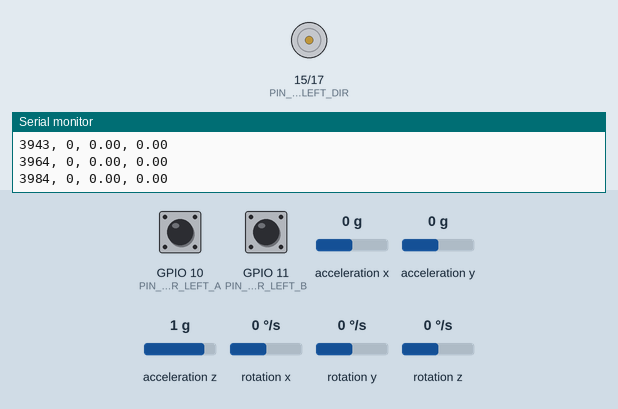
Recording of a program running on a simulated ESP32-S3. On the bench: direction and speed pins drawn as motors (green arrow = direction pin HIGH = forward, orange = LOW = backward, longer = more drive), the last lines printed to the serial monitor. The inputs (shaded band) are chosen by the test bench; at power-on: acceleration x 0 g, acceleration y 0 g, acceleration z 1 g, rotation x 0 °/s, GPIO 10 (PIN_ENCODER_LEFT_A) HIGH, GPIO 11 (PIN_ENCODER_LEFT_B) HIGH, rotation y 0 °/s, rotation z 0 °/s.

Above: at 4.0 s.
4.1 s: acceleration x set to -1.4 g
At 5.53 s:
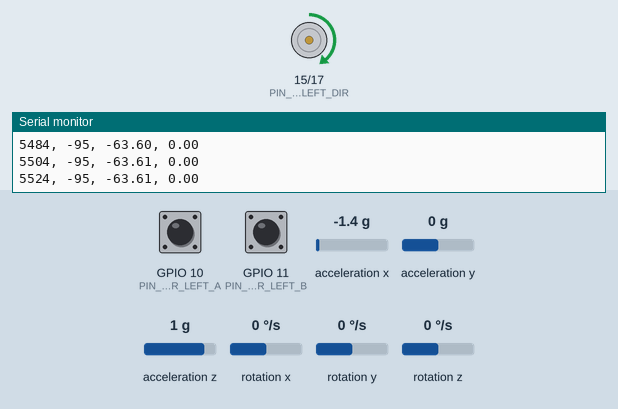
7.1 s: acceleration x set to 0.8 g
At 8.53 s:
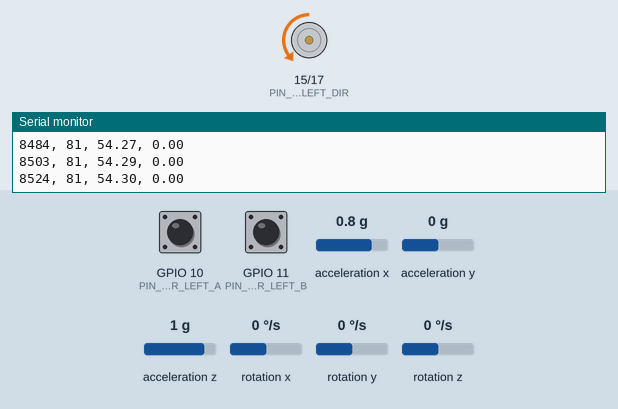
10.1 s: acceleration y set to -1.4 g
13.1 s: acceleration z set to -1.4 g
At 14.1 s:
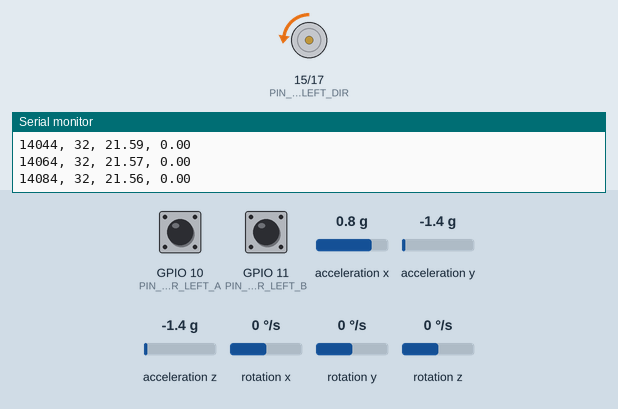
15.2 s: rotation x set to -100 °/s
Timing chart, 0 to 24.5 s (numbered marks = the images above; inputs shaded):
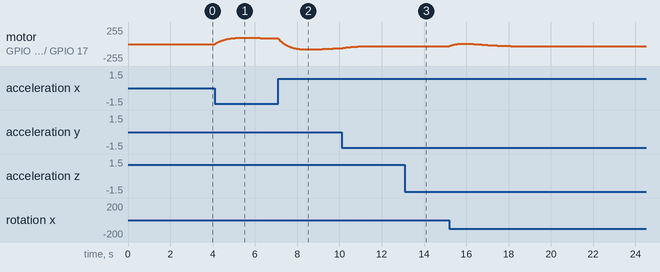

The program:

main.cpp
```cpp
#include <Arduino.h>
#include <hardware/MotorBLDC.hpp>
#include <hardware/Encoder.hpp>
#include <config/definitions.h>
#include <utilities/Metro.h>
#include <config/pinout.h>
#include <hardware/IMU.hpp>
#include <utilities/KalmanFilter.hpp>

const int sample_time = 20;
Metro sampleTime(sample_time);

MotorBLDC motor_left(PIN_MOTOR_LEFT_PWM, PIN_MOTOR_LEFT_DIR);
Encoder encoder_left(PIN_ENCODER_LEFT_A, PIN_ENCODER_LEFT_B, 2500 * 3.9 * 4, sample_time);

IMU imu;
KalmanFilter kalmanPitch;

float speed = 0;
int8_t control_action = 0;
int start_time = 0;
int elapsed_time = 0;
String message;

void encoderCount_1() { encoder_left.count1(); }
void encoderCount_2() { encoder_left.count2(); }

void setup()
{
    Serial.begin(115200);

    // Inicializar motor y encoder
    motor_left.initialize();
    encoder_left.initialize();
    attachInterrupt(digitalPinToInterrupt(PIN_ENCODER_LEFT_A), encoderCount_1, CHANGE);
    attachInterrupt(digitalPinToInterrupt(PIN_ENCODER_LEFT_B), encoderCount_2, CHANGE);

    // Inicializar IMU
    if (!imu.begin()) {
        Serial.println("Error inicializando IMU");
        while (true);
    }

    imu.calibrateGyro();
    imu.readRaw();
    imu.computeAccelerometerAngles();
    kalmanPitch.update(imu.getPitchAcc(), 0, 0);

    start_time = millis();
}

void loop()
{
    if (sampleTime.check() == 1)
    {
        elapsed_time = millis() - start_time;

        imu.readRaw();
        imu.computeAccelerometerAngles();

        float dt = sample_time / 1000.0;
        float pitch = kalmanPitch.update(imu.getPitchAcc(), imu.getGxDPS(), dt);

        encoder_left.update();
        speed = encoder_left.getSpeed();

        // Acción de control proporcional al ángulo
        float Kp = 1.5;
        control_action = constrain(Kp * pitch, -100, 100);

        motor_left.move(control_action);

        message = String(millis()) + ", " + String(control_action) + ", " + String(pitch, 2) + ", " + String(speed, 2);
        Serial.println(message);
    }
}
```

Encoder.cpp
```cpp
#include "Arduino.h"
#include "Encoder.hpp"

Encoder::Encoder(const int pinA, const int pinB,const int PPR_, const float sampleTime):
    Pin_A(pinA),
    Pin_B(pinB),
    pulses(0),
    PPR(PPR_),
    sample_time(sampleTime),
    lastTime(0)
{
}

void Encoder::initialize()
{
  pinMode(Pin_A, INPUT);
  pinMode(Pin_B, INPUT);
}

long Encoder::getPulses()
{
	return Encoder::pulses;
}

void Encoder::setPulses(long pulses_)
{
	Encoder::pulses = pulses_;
}

void Encoder::count1()
{
  Encoder::pulses += ((digitalRead(Pin_A)<<1) - 1) * ((digitalRead(Pin_B)<<1) - 1);
}

void Encoder::count2()
{
  Encoder::pulses -= ((digitalRead(Pin_A)<<1) - 1) * ((digitalRead(Pin_B)<<1) - 1);
}

void Encoder::update()
{
  currentTime = millis();
  speed = ((pulses * 60.0)/(PPR*(sample_time/1000))); // RPM
  // speed = speed * (2*pi/60); // rad/s

  lastTime = millis();
  pulses = 0;
}

float Encoder::getSpeed()
{
  return speed;
}
```

Encoder.hpp
```cpp
// Inspired by https://github.com/LuSeKa/EncoderNano/tree/master

#ifndef ENCODER_HPP
#define ENCODER_HPP

class Encoder
{
	private:
        const int Pin_A;
        const int Pin_B;
		volatile long pulses;
		float speed;
		float sample_time;
		const float PPR;
		unsigned long lastTime;
		unsigned long currentTime;
	public:
		Encoder(const int pinA, const int pinB,const int PPR, const float sampleTime);
		void initialize();
		long getPulses();
		void setPulses(long pulses_);
		void count1();
		void count2();
		void update();
		float getSpeed();
	};
#endif
```

IMU.cpp
```cpp
#include "IMU.hpp"
#include <Wire.h>
#include <Arduino.h>
#include <math.h>

IMU::IMU() : gx_offset(0), gy_offset(0), gz_offset(0) {}

bool IMU::begin() {
    Wire.begin();
    mpu.initialize();
    return mpu.testConnection();
}

void IMU::calibrateGyro(int samples) {
    long sum_gx = 0, sum_gy = 0, sum_gz = 0;

    for (int i = 0; i < samples; i++) {
        mpu.getMotion6(&ax, &ay, &az, &gx, &gy, &gz);
        sum_gx += gx;
        sum_gy += gy;
        sum_gz += gz;
        delay(2);
    }

    gx_offset = sum_gx / (float)samples;
    gy_offset = sum_gy / (float)samples;
    gz_offset = sum_gz / (float)samples;
}

void IMU::readRaw() {
    mpu.getMotion6(&ax, &ay, &az, &gx, &gy, &gz);

    ax_g = ax / 16384.0;
    ay_g = ay / 16384.0;
    az_g = az / 16384.0;

    gx_dps = (gx - gx_offset) / 131.0;
    gy_dps = (gy - gy_offset) / 131.0;
    gz_dps = (gz - gz_offset) / 131.0;
}

void IMU::computeAccelerometerAngles() {
    pitch_acc = atan2(ax_g, sqrt(ay_g * ay_g + az_g * az_g)) * 180.0 / PI;
    roll_acc  = atan2(ay_g, sqrt(ax_g * ax_g + az_g * az_g)) * 180.0 / PI;
}

float IMU::getAxG() const { return ax_g; }
float IMU::getAyG() const { return ay_g; }
float IMU::getAzG() const { return az_g; }

float IMU::getGxDPS() const { return gx_dps; }
float IMU::getGyDPS() const { return gy_dps; }
float IMU::getGzDPS() const { return gz_dps; }

float IMU::getPitchAcc() const { return pitch_acc; }
float IMU::getRollAcc() const { return roll_acc; }
```

IMU.hpp
```cpp
#ifndef IMU_HPP
#define IMU_HPP

#include "MPU6050.h"

class IMU {
public:
    IMU();

    bool begin();
    void calibrateGyro(int samples = 500);
    void readRaw();
    void computeAccelerometerAngles();

    float getAxG() const;
    float getAyG() const;
    float getAzG() const;

    float getGxDPS() const;
    float getGyDPS() const;
    float getGzDPS() const;

    float getPitchAcc() const;
    float getRollAcc() const;

private:
    MPU6050 mpu;

    int16_t ax, ay, az, gx, gy, gz;
    float gx_offset, gy_offset, gz_offset;

    float ax_g, ay_g, az_g;
    float gx_dps, gy_dps, gz_dps;

    float pitch_acc, roll_acc;
};

#endif
```

MotorBLDC.cpp
```cpp
#include <hardware/MotorBLDC.hpp>
#include <Arduino.h>
#include <utilities/utilities.hpp>
#include <config/datatypes.h>
#include <config/definitions.h>


MotorBLDC::MotorBLDC(const int PinPwm, const int PinDir):
            Pin_Pwm(PinPwm),
            Pin_Dir(PinDir)
{
}


void MotorBLDC::move(int controlAction)
{
    if(controlAction > 0)
    {
        digitalWrite(Pin_Dir,COUNTERCLOCKWISE);
        analogWrite(Pin_Pwm,abs(saturate(controlAction,0,PWM_MAX,PWM_MAX)));
    }
    else if(controlAction < 0)
    {
        digitalWrite(Pin_Dir,CLOCKWISE);
        analogWrite(Pin_Pwm,abs(saturate(controlAction,PWM_MIN,0,PWM_MIN)));
    }
    else
    {
        digitalWrite(Pin_Dir,0);
        analogWrite(Pin_Pwm,0);
    }
}

void MotorBLDC::initialize()
{
    pinMode(Pin_Pwm, OUTPUT);
    pinMode(Pin_Dir, OUTPUT);
}
```

MotorBLDC.hpp
```cpp
#ifndef MOTORBLDC_H
#define MOTORBLDC_H

#include <hardware/Encoder.hpp>

class MotorBLDC
{
    private:
        const int Pin_Pwm;
        const int Pin_Dir;
        float position;
        float velocity;

    public:
        MotorBLDC(int pwmPin, int dirPin);
        void move(int controlAction);
        void initialize();
};


#endif
```

KalmanFilter.cpp
```cpp
#include "KalmanFilter.hpp"

KalmanFilter::KalmanFilter(float q_angle, float q_bias, float r_measure)
  : Q_angle(q_angle), Q_bias(q_bias), R_measure(r_measure),
    bias(0), angle(0) {
    P[0][0] = 0;
    P[0][1] = 0;
    P[1][0] = 0;
    P[1][1] = 0;
}

float KalmanFilter::update(float acc_angle, float gyro_rate, float dt) {
    float rate = gyro_rate - bias;
    angle += dt * rate;

    P[0][0] += dt * (dt * P[1][1] - P[0][1] - P[1][0] + Q_angle);
    P[0][1] -= dt * P[1][1];
    P[1][0] -= dt * P[1][1];
    P[1][1] += Q_bias * dt;

    float S = P[0][0] + R_measure;
    float K[2];
    K[0] = P[0][0] / S;
    K[1] = P[1][0] / S;

    float y = acc_angle - angle;
    angle += K[0] * y;
    bias += K[1] * y;

    float P00_temp = P[0][0];
    float P01_temp = P[0][1];

    P[0][0] -= K[0] * P00_temp;
    P[0][1] -= K[0] * P01_temp;
    P[1][0] -= K[1] * P00_temp;
    P[1][1] -= K[1] * P01_temp;

    return angle;
}
```

KalmanFilter.hpp
```cpp
#ifndef KALMANFILTER_HPP
#define KALMANFILTER_HPP

class KalmanFilter {
public:
    KalmanFilter(float q_angle = 0.001, float q_bias = 0.003, float r_measure = 0.03);

    float update(float acc_angle, float gyro_rate, float dt);

private:
    float Q_angle;
    float Q_bias;
    float R_measure;

    float bias;
    float angle;
    float P[2][2];
};

#endif
```

main_pid.cpp
```cpp
/*
#include <Arduino.h>
//#include <MainProgram.h>
#include <hardware/MotorBLDC.hpp>
#include <hardware/Encoder.hpp>
#include <config/definitions.h>
#include <utilities/Metro.h>
#include <config/pinout.h>
#include <utilities/Butterworth_Filter.h>

const int sample_time = 20;
Metro sampleTime(sample_time);
//ButterworthFilter speed_filter({b0, b1, b2}, {a1, a2});

// Variables PID

volatile float feedback = 0.00;
float P = 0.00, I = 0.00, D = 0.00;
float error = 0.00, prevErr = 0.00;
float errSum = 0.00, maxSum = 10;
float pid = 0.00;
//float maxSum;


int8_t control_action = 0;
int elapsed_time = 0;
float speed = 0;
float filteredSpeed=0;
int start_time = 0;
String message;

float PID();


float kp = 1.5, ki = 3, kd = 0.02;
float target = 40, controlAction_MaxValue = 60;
float maxOutput = controlAction_MaxValue;


MotorBLDC motor_left(PIN_MOTOR_LEFT_PWM, PIN_MOTOR_LEFT_DIR);
Encoder encoder_left(PIN_ENCODER_LEFT_A,PIN_ENCODER_LEFT_B,2500*3.9*4,sample_time);
*/

/*
int setControlAction(int time){
  int time_sec = time / 1000;

  if(time_sec <= 5)return 10;
  else if(time_sec >5 && time_sec <= 10)return 10;
  else if(time_sec > 10 && time_sec <= 15)return 10;
  else if(time_sec > 15 && time_sec <= 20)return 10;
  else if(time_sec > 20 && time_sec <= 25)return 30;
  else if(time_sec > 25 && time_sec <= 30)return 30;
  else if(time_sec > 30 && time_sec <= 35)return 30;
  else if(time_sec > 35 && time_sec <= 40)return 30;
  //else if(time_sec > 40 && time_sec <= 45)return -5;
  //else if(time_sec > 45 && time_sec <= 50)return -5;
  //else if(time_sec > 50 && time_sec <= 55)return -5;
  //else if(time_sec > 55 && time_sec <= 60)return -5;
  else return 0;
}
  */
/*
void encoderCount_1() { encoder_left.count1();}
void encoderCount_2() { encoder_left.count2();}

void setup()
{
    //mainSetup();
    Serial.begin(115200);
    motor_left.initialize();
    encoder_left.initialize();

    attachInterrupt(digitalPinToInterrupt(PIN_ENCODER_LEFT_A), encoderCount_1, CHANGE);
    attachInterrupt(digitalPinToInterrupt(PIN_ENCODER_LEFT_B), encoderCount_2, CHANGE);

    start_time = millis();
}

void loop()
{
  if(sampleTime.check()==1)
  {
    //Para controlar con accion de control
    //elapsed_time = millis() - start_time;
    //control_action=setControlAction(elapsed_time);
    //motor_left.move(control_action);

    encoder_left.update();
    speed = encoder_left.getSpeed();
    //filteredSpeed=speed_filter.update(speed);

    //feedback = filteredSpeed;

    if (millis() - start_time < 1000) {
        feedback = speed;
      } else {
        feedback = filteredSpeed;
      }


    // Calcular control PID

    pid = PID();
    pid = constrain(pid, -controlAction_MaxValue, controlAction_MaxValue);


    motor_left.move(pid);


    Serial.print("Control_action: "); Serial.print(pid);
    Serial.print(" - Setpoint: "); Serial.print(target);
    Serial.print(" - Speed: "); Serial.println(feedback);


    //data = String(control_action) + "," + String(speed);
    //writeToMatlab(data);
    //Serial.print("time: ");Serial.print(elapsed_time);
    //Serial.print(" - pulses: ");Serial.print(encoder_left.getPulses());
    //Serial.print(" - control action: ");Serial.print(control_action);
    //Serial.print(" - speed: ");Serial.println(speed);
    //Serial.print(" - filtered_speed: ");Serial.println(filtered_speed);

    //message = String(millis()) +"," + String(control_action) + "," + String(speed) + "," + String(filteredSpeed);
    //Serial.println(message);
  }
}

float PID() {
    error = target - feedback;

    //if (abs(error) < 1) error = 0;

    P = kp * error;

    float dt = sample_time / 1000.0;

    errSum += error * dt;
    errSum = constrain(errSum, -maxSum, maxSum);
    I = ki * errSum;

    D = kd * (error - prevErr) / dt;
    prevErr = error;

    float output = P + I + D;

     // BLOQUE NUEVO: Si el error cambia de signo y es pequeño, no invierte el sentido del control para que no haya bloqueo
     //if ((output > 0 && feedback > target) || (output < 0 && feedback < target)) {
       // output = 0;
   // }
    output = constrain(output, -maxOutput, maxOutput);

    return output;
}
*/
```

utilities.hpp
```cpp
#ifndef UTILITIES_HPP
#define UTILITIES_HPP

int saturate(int value, int min, int max, int returnValue)
{
    if(value<min || value>max)return returnValue;
    else return value;
}
#endif
```

datatypes.h
```cpp
/* ----------------------------------------------------------------- */
/* -------------------- DATA TYPE DECLARATIONS --------------------- */

#ifndef DATATYPES_H
#define DATATYPES_H

typedef enum
{
  MODE_IDLE,      // 0
  MODE_UP,        // 1
  MODE_MIDDLE,    // 2
  MODE_DOWN,      // 3
  MODE_UNKNOWN    // 4
}SwitchMode;


typedef struct
{
    const int id;
    int PwmMin;
    int PwmCenter;
    int PwmMax;
}RC_Signal;


typedef enum
{
    COUNTERCLOCKWISE = 0,  // POSITIVE DIRECTION
    CLOCKWISE = 1,         // NEGATIVE DIRECTION
}MotorDirection;

#endif
```

definitions.h
```cpp
/* ----------------------------------------------------------------- */
/* --------------------- CONSTANT DEFINITIONS ---------------------- */

#ifndef DEFINITIONS_H
#define DEFINITIONS_H


// SERIAL
#define SERIAL_BAUDRATE 115200

// RC
#define CH1_PWM_MIN 1213
#define CH2_PWM_MIN 959
#define CH3_PWM_MIN 1000
#define CH4_PWM_MIN 970
#define CH5_PWM_MIN 1004
#define CH6_PWM_MIN 1004

#define CH1_PWM_CENTER 1460
#define CH2_PWM_CENTER 1465
#define CH3_PWM_CENTER 1508
#define CH4_PWM_CENTER 1452
#define CH5_PWM_CENTER 1505
#define CH6_PWM_CENTER 1505

#define CH1_PWM_MAX 1715
#define CH2_PWM_MAX 1962
#define CH3_PWM_MAX 2002
#define CH4_PWM_MAX 1968
#define CH5_PWM_MAX 2005
#define CH6_PWM_MAX 2005

#define RC_THRESHOLD 25
#define RC_THRESHOLD_CH5_CH6 250

// PWM
#define PWM_MAX 255
#define PWM_MIN -255

// ENCODER
#define PPR 2500

// SPEED FIR FILTER
#define b0 0.02008337
#define b1 0.04016673
#define b2 0.02008337
#define a1 1.56101808
#define a2 -0.64135154

#endif
```

pinout.h
```cpp
/* ----------------------------------------------------------------- */
/* ---------------------- PINOUT DEFINITIONS ----------------------- */

#ifndef PINOUT_H
#define PINOUT_H

// MOTOR LEFT
#define PIN_MOTOR_LEFT_DIR 15
#define PIN_MOTOR_LEFT_PWM 17
#define PIN_MOTOR_LEFT_BRAKE 5
#define PIN_MOTOR_LEFT_STOP 4

// ENCODER LEFT
#define PIN_ENCODER_LEFT_A 10
#define PIN_ENCODER_LEFT_B 11

// RADIO
#define PIN_RADIO_CH1 54
#define PIN_RADIO_CH2 22 // CHANGE
#define PIN_RADIO_CH3 21 // CHANGE
#define PIN_RADIO_CH4 19 // CHANGE
#define PIN_RADIO_CH5 18 // CHANGE
#define PIN_RADIO_CH6 17 // CHANGE
#endif
```

Measured:
- after the input at 4.1 s, motor on GPIO 15 (PIN_MOTOR_LEFT_DIR) / GPIO 17 (PIN_MOTOR_LEFT_PWM): rises from stopped to forward 95/255 in 1.3 s, then falls to forward 84/255 in 1.7 s
- after the input at 13.1 s, motor on GPIO 15 (PIN_MOTOR_LEFT_DIR) / GPIO 17 (PIN_MOTOR_LEFT_PWM): backward 36/255 → backward 35/255 at once, → backward 34/255 0.12 s later, → backward 33/255 0.18 s later, → backward 32/255 0.26 s later
